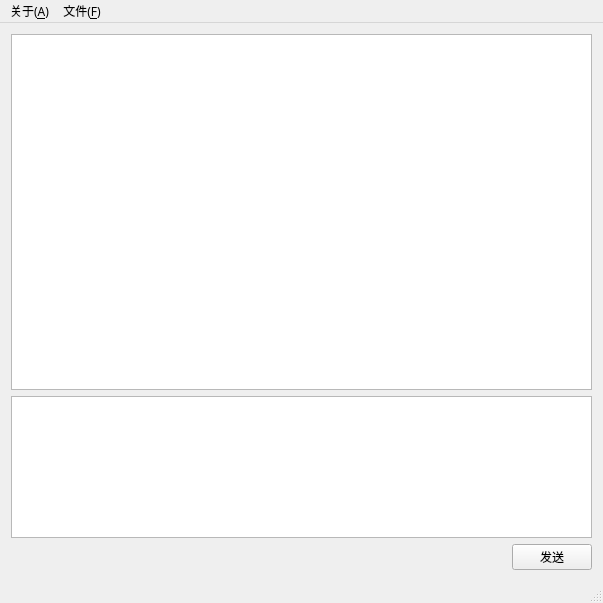
<?xml version="1.0" encoding="UTF-8"?>
<ui version="4.0">
 <class>MainWindow</class>
 <widget class="QMainWindow" name="MainWindow">
  <property name="windowModality">
   <enum>Qt::ApplicationModal</enum>
  </property>
  <property name="geometry">
   <rect>
    <x>0</x>
    <y>0</y>
    <width>603</width>
    <height>603</height>
   </rect>
  </property>
  <property name="sizePolicy">
   <sizepolicy hsizetype="Expanding" vsizetype="Expanding">
    <horstretch>0</horstretch>
    <verstretch>0</verstretch>
   </sizepolicy>
  </property>
  <property name="minimumSize">
   <size>
    <width>0</width>
    <height>0</height>
   </size>
  </property>
  <property name="font">
   <font>
    <family>微软雅黑</family>
   </font>
  </property>
  <property name="windowTitle">
   <string>Four</string>
  </property>
  <property name="windowIcon">
   <iconset resource="image.qrc">
    <normaloff>:/image/icon.png</normaloff>:/image/icon.png</iconset>
  </property>
  <widget class="QWidget" name="centralWidget">
   <property name="sizePolicy">
    <sizepolicy hsizetype="Preferred" vsizetype="Preferred">
     <horstretch>0</horstretch>
     <verstretch>0</verstretch>
    </sizepolicy>
   </property>
   <layout class="QGridLayout" name="gridLayout">
    <item row="0" column="0">
     <layout class="QVBoxLayout" name="verticalLayout" stretch="5,2,0">
      <item>
       <widget class="QTextBrowser" name="textBrowser">
        <property name="sizePolicy">
         <sizepolicy hsizetype="Expanding" vsizetype="MinimumExpanding">
          <horstretch>0</horstretch>
          <verstretch>0</verstretch>
         </sizepolicy>
        </property>
        <property name="minimumSize">
         <size>
          <width>200</width>
          <height>0</height>
         </size>
        </property>
       </widget>
      </item>
      <item>
       <widget class="QTextEdit" name="textEdit">
        <property name="enabled">
         <bool>true</bool>
        </property>
        <property name="sizePolicy">
         <sizepolicy hsizetype="Expanding" vsizetype="MinimumExpanding">
          <horstretch>0</horstretch>
          <verstretch>0</verstretch>
         </sizepolicy>
        </property>
        <property name="minimumSize">
         <size>
          <width>0</width>
          <height>100</height>
         </size>
        </property>
       </widget>
      </item>
      <item>
       <layout class="QHBoxLayout" name="horizontalLayout_2">
        <item>
         <spacer name="horizontalSpacer">
          <property name="orientation">
           <enum>Qt::Horizontal</enum>
          </property>
          <property name="sizeHint" stdset="0">
           <size>
            <width>40</width>
            <height>20</height>
           </size>
          </property>
         </spacer>
        </item>
        <item>
         <widget class="QPushButton" name="pushButton">
          <property name="sizePolicy">
           <sizepolicy hsizetype="Fixed" vsizetype="Fixed">
            <horstretch>0</horstretch>
            <verstretch>0</verstretch>
           </sizepolicy>
          </property>
          <property name="layoutDirection">
           <enum>Qt::RightToLeft</enum>
          </property>
          <property name="text">
           <string>发送</string>
          </property>
         </widget>
        </item>
       </layout>
      </item>
     </layout>
    </item>
   </layout>
  </widget>
  <widget class="QMenuBar" name="menuBar">
   <property name="geometry">
    <rect>
     <x>0</x>
     <y>0</y>
     <width>603</width>
     <height>17</height>
    </rect>
   </property>
   <widget class="QMenu" name="menu_A">
    <property name="title">
     <string>关于(&amp;A)</string>
    </property>
    <addaction name="action_about"/>
    <addaction name="separator"/>
   </widget>
   <widget class="QMenu" name="menu_F">
    <property name="title">
     <string>文件(&amp;F)</string>
    </property>
    <addaction name="action_L"/>
   </widget>
   <addaction name="menu_A"/>
   <addaction name="menu_F"/>
  </widget>
  <widget class="QStatusBar" name="statusBar"/>
  <action name="actionAbout">
   <property name="text">
    <string>关于</string>
   </property>
  </action>
  <action name="action_about">
   <property name="icon">
    <iconset resource="image.qrc">
     <normaloff>:/image/icon.png</normaloff>:/image/icon.png</iconset>
   </property>
   <property name="text">
    <string>关于程序</string>
   </property>
   <property name="font">
    <font>
     <family>微软雅黑</family>
    </font>
   </property>
   <property name="shortcut">
    <string>Ctrl+A</string>
   </property>
  </action>
  <action name="action_L">
   <property name="icon">
    <iconset resource="image.qrc">
     <normaloff>:/image/ic_insert_drive_file_black_24dp_2x.png</normaloff>:/image/ic_insert_drive_file_black_24dp_2x.png</iconset>
   </property>
   <property name="text">
    <string>打开聊天记录</string>
   </property>
   <property name="toolTip">
    <string>打开聊天记录</string>
   </property>
   <property name="font">
    <font>
     <family>微软雅黑</family>
    </font>
   </property>
   <property name="shortcut">
    <string>Ctrl+L</string>
   </property>
  </action>
 </widget>
 <layoutdefault spacing="6" margin="11"/>
 <resources>
  <include location="image.qrc"/>
 </resources>
 <connections/>
</ui>
